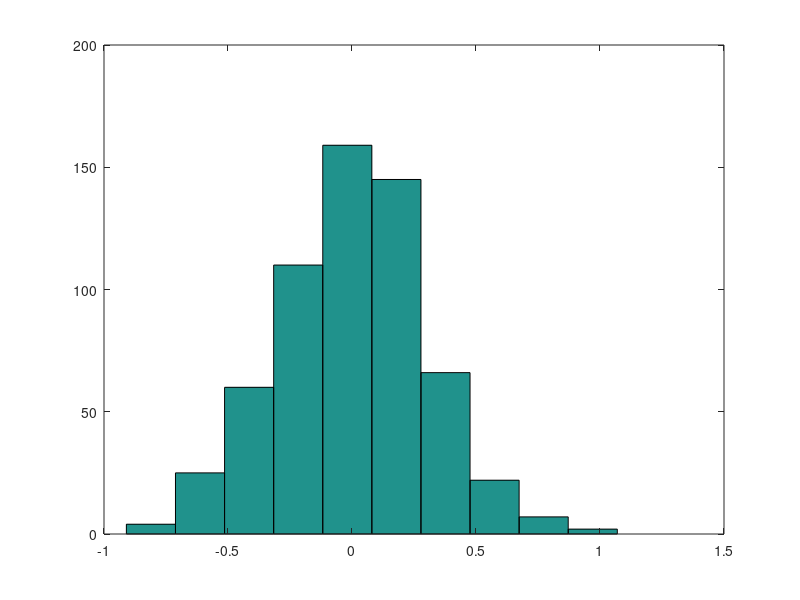

Here is the MATLAB script that generated this plot: (Note: this script raises an error after producing the figure.)
load data;

d = D(:);
D = reshape(d, Y, X);

N = length(Igal(:));
H = [ones(N,1), Igal(:)];

% Question 3.4
theta_estimate = inv(H.' * H) * H.' * d;
disp(theta_estimate);

% Question 3.5
covariance = sigma^2 * inv(H.' * H);
rho = covariance(1,2) / sqrt(covariance(1,1)*covariance(2,2));
disp(covariance);
disp(rho)

% Question 3.6
model_est = H * theta_estimate
r = d - model_est
std_deviation = std(r)
disp(std_deviation)
hist(r)

% Question 4.5
Cost_J(p_th, D)

% Question 4.7
J_estimate = r.'*r;
disp(J_estimate);

% Question 4.8
model_est_reshape = reshape(model_est, Y, X)

Model = p_th(1) + p_th(2) *Igal;
D = Model;

figure;

subplot(1,2,1);
imagesc(D);
axis image;
colorbar;
title('Image originale');

subplot(1,2,2);
imagesc(model_est_reshape);
axis image;
colorbar;
title('Modèle estimé');

% Question 9-10 à la maison

% Question 5.1 - Metropolis-Hastings

% Initialization
T = 10000;       % Total number of iterations
T0 = 2000;       % Burn-in period

p_current = p_th;

% Proposal distribution standard deviations
step_size = [0.1; 0.1; 0.5; 0.5; 0.05; 0.05; 0.05; 0.5];

% Storage
p_samples = zeros(length(p_current), T);

% Initial cost
[J_current, ~] = Cost_J(p_current, D);

% Metropolis-Hastings iterations
for t = 1:T

    % a) Generate a candidate parameter set
    p_prime = p_current + step_size .* randn(size(p_current));

    % Compute the cost of the candidate
    [J_prime, ~] = Cost_J(p_prime, D);

    % b) Generate a uniform random variable
    u = rand;

    % Acceptance probability
    alpha = min(1, exp(-(J_prime - J_current)/(2*sigma^2)));

    % Accept or reject
    if u < alpha
        p_current = p_prime;
        J_current = J_prime;
    end

    % Store the current parameters
    p_samples(:,t) = p_current;

end

% Estimation: remove burn-in samples
p_estimated = mean(p_samples(:,T0+1:end), 2);

disp('Estimated parameters:');
disp(p_estimated);

% Plot parameter evolution
figure;
for i = 1:length(p_current)
    subplot(4,2,i);
    plot(p_samples(i,:));
    xline(T0, 'r--');
    title(['Parameter ', num2str(i)]);
end
